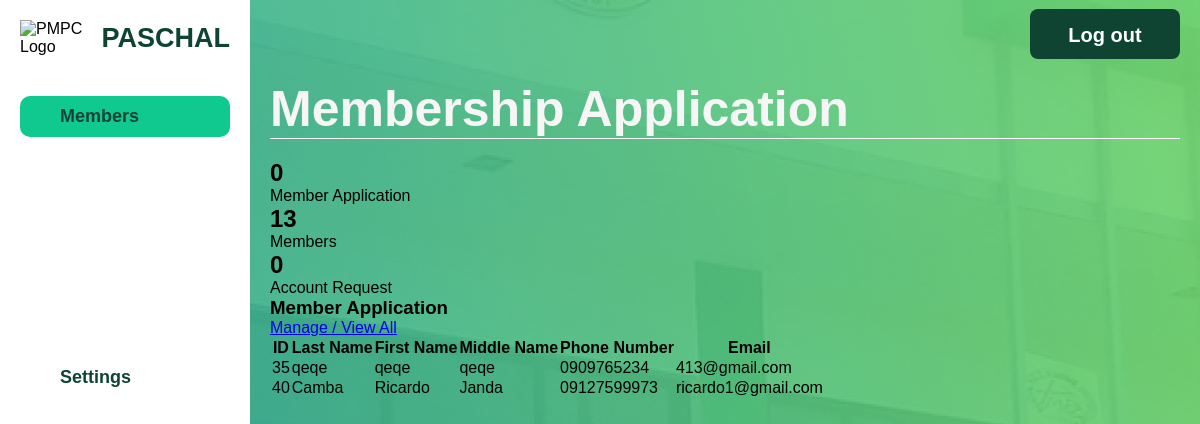
The app's page /html/membership/membership-app.php, older data.
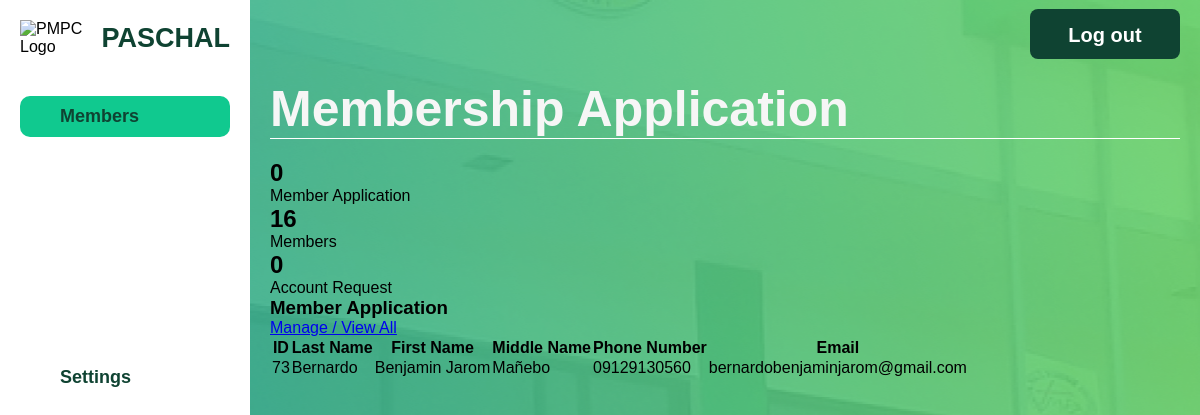
The same page, newer data.
### tables this page shows
CREATE TABLE `member_credentials` (
  `MemberID` int(11) NOT NULL,
  `Username` varchar(50) NOT NULL,
  `Email` varchar(100) NOT NULL,
  `Password` varchar(255) NOT NULL
);

CREATE TABLE `signupform` (
  `MemberID` int(11) NOT NULL,
  `FirstName` varchar(50) NOT NULL,
  `LastName` varchar(50) NOT NULL,
  `MiddleName` varchar(50) DEFAULT NULL,
  `Sex` enum('Male','Female','Other') NOT NULL,
  `AddressID` int(11) DEFAULT NULL,
  `TINNumber` varchar(15) DEFAULT NULL,
  `Birthday` date DEFAULT NULL,
  `ContactNo` varchar(15) NOT NULL
);

### html/membership/membership-app.php (the view, shortened to what this page needs)
<?php
$servername = "localhost";
$dbUsername = "root";
$dbPassword = "";
$dbname = "pmpc";
$conn = new mysqli($servername, $dbUsername, $dbPassword, $dbname);
$totalMembersQuery = "SELECT COUNT(*) as total FROM member";
$totalMembersResult = $conn->query($totalMembersQuery);
$totalMembers = $totalMembersResult->fetch_assoc()['total'];
$activeMemberApplicationsQuery = "SELECT COUNT(*) as total FROM membership_application WHERE Status = 'In Progress'";
$activeMemberApplicationsResult = $conn->query($activeMemberApplicationsQuery);
$activeMemberApplications = $activeMemberApplicationsResult->fetch_assoc()['total'];
$accountRequestsQuery = "SELECT COUNT(*) as total FROM Account_request";
$accountRequestsResult = $conn->query($accountRequestsQuery);
$accountRequests = $accountRequestsResult->fetch_assoc()['total'];
$membersQuery = "
    SELECT
        mc.MemberID,
        sf.LastName,
        sf.FirstName,
        sf.MiddleName,
        sf.ContactNo,
        mc.Email
    FROM
        member_credentials mc
    JOIN
        signupform sf
    ON
        mc.MemberID = sf.MemberID
    LIMIT 5
";
$membersResult = $conn->query($membersQuery);
?>
<!DOCTYPE html>
<html lang="en">
<head>
    <link rel="stylesheet" href="../../css/admin-members.css">
    <link rel="stylesheet" href="../../css/admin-general.css">
</head>
<body>
    <div class="container">
        <div class="sidebar">
            <div class="logo-container">
                <div class="logo">
                    <img src="../../assets/pmpc-logo.png" alt="PMPC Logo">
                </div>
                <h2 class="pmpc-text">PASCHAL</h2>
            </div>
            <ul class="sidebar-menu">
                <li><a href="membership.php" class="active">Members</a></li>
            </ul>
            <ul class="sidebar-settings">
                <li><a href="admin-settings.html">Settings</a></li>
            </ul>
        </div>
        <div class="main-content">
            <header>
                <h1>Membership Application</h1>
                <button class="logout-button" onclick="redirectToIndex()">Log out</button>
            </header>
            <section class="summary-cards">
                <div class="card" onclick="window.location.href='membership-app.php'">
                    <h2><?php echo $activeMemberApplications; ?></h2>
                    <p>Member Application</p>
                </div>
                <div class="card" onclick="window.location.href='membership.php'">
                    <h2><?php echo $totalMembers; ?></h2>
                    <p>Members</p>
                </div>
                <div class="card" onclick="window.location.href='admin-account-req.php'">
                    <h2><?php echo $accountRequests; ?></h2>
                    <p>Account Request</p>
                </div>
            </section>
            <section class="member-list">
                <div class="table-header">
                    <h3>Member Application</h3>
                    <a href="manage-membership.php" class="manage-link">Manage / View All</a>
                </div>
                <table>
                    <thead>
                        <tr>
                            <th>ID</th>
                            <th>Last Name</th>
                            <th>First Name</th>
                            <th>Middle Name</th>
                            <th>Phone Number</th>
                            <th>Email</th>
                        </tr>
                    </thead>
                    <tbody>
                        <?php
                        if ($membersResult->num_rows > 0) {
                            while ($row = $membersResult->fetch_assoc()) {
                                echo "<tr>";
                                echo "<td>" . htmlspecialchars($row['MemberID']) . "</td>";
                                echo "<td>" . htmlspecialchars($row['LastName']) . "</td>";
                                echo "<td>" . htmlspecialchars($row['FirstName']) . "</td>";
                                echo "<td>" . htmlspecialchars($row['MiddleName']) . "</td>";
                                echo "<td>" . htmlspecialchars($row['ContactNo']) . "</td>";
                                echo "<td>" . htmlspecialchars($row['Email']) . "</td>";
                                echo "</tr>";
                            }
                        } else {
                            echo "<tr><td colspan='6'>No application found.</td></tr>";
                        }
                        ?>
                    </tbody>
                </table>
            </section>
        </div>
    </div>
</body>
</html>

Row changes from the older to the newer data that the page shows:
removed member_credentials: MemberID "35", signupform.LastName "qeqe", signupform.FirstName "qeqe", signupform.MiddleName "qeqe", signupform.ContactNo "0909765234", Email "413@gmail.com"
removed member_credentials: MemberID "40", signupform.LastName "Camba", signupform.FirstName "Ricardo", signupform.MiddleName "Janda", signupform.ContactNo "09127599973", Email "ricardo1@gmail.com"
added member_credentials: MemberID "73", signupform.LastName "Bernardo", signupform.FirstName "Benjamin Jarom", signupform.MiddleName "Mañebo", signupform.ContactNo "09129130560", Email "bernardobenjaminjarom@gmail.com"
Text that changed along with them:
$totalMembers: "13" → "16"
